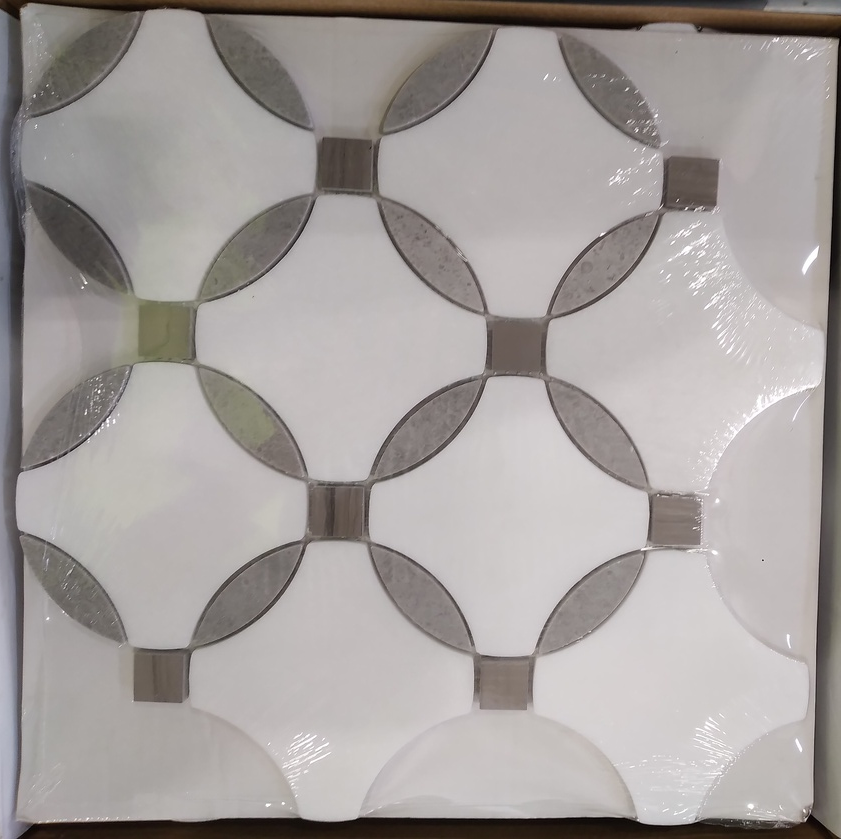
#> input picture photos_for_testing/crop_bavarian_lace.jpg, 841 x 839 px, shrunk from 3078 x 3068 before the run
$ python -i preprocessing.py   (imports and definitions only)
#> lines starting #> are read from the running program, lines starting #| are printed output that depends on the picture
"""
Image preprocessing module for tile matching.

This module handles the preprocessing of images to improve matching accuracy:
- Normalization and enhancement
- Shadow and reflection removal
- Background removal
- Image quality improvement
"""

import cv2
import numpy as np
from skimage import exposure, restoration, color


class ImagePreprocessor:
    """Class for preprocessing images to improve matching accuracy."""

    def __init__(self):
        """Initialize the image preprocessor."""
        self.clahe = cv2.createCLAHE(clipLimit=2.0, tileGridSize=(8, 8))

    def preprocess(self, image):
        """
        Apply all preprocessing steps to an image.

        Args:
            image: Input BGR image (OpenCV format)

        Returns:
            Preprocessed image
        """
        # Convert to proper format if needed
        if isinstance(image, str):
            image = cv2.imread(image)
#> image is the input picture: shape (839, 841, 3); mean B, G, R 156.9, 158.8, 164.3

        if image is None:
            raise ValueError("Invalid image provided")

        # Make a copy to avoid modifying the original
        processed = image.copy()

        # Apply individual preprocessing steps
        processed = self.normalize_lighting(processed)
        processed = self.enhance_contrast(processed)
        processed = self.remove_noise(processed)

        return processed

    def normalize_lighting(self, image):
        """
        Normalize lighting conditions and reduce shadows.

        Args:
            image: Input BGR image

        Returns:
            Image with normalized lighting
        """
        # Convert to LAB color space
        lab = cv2.cvtColor(image, cv2.COLOR_BGR2LAB)
#> lab: shape (839, 841, 3); mean of channels 0, 1, 2 166.6, 129.7, 129.8

        # Split into channels
        l, a, b = cv2.split(lab)
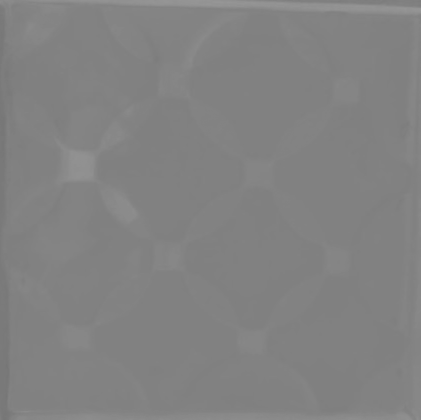
#> b: shape (839, 841) (shown at 1/2 size); min 117, max 150, mean 129.8

        # Apply CLAHE to L channel
        l = self.clahe.apply(l)
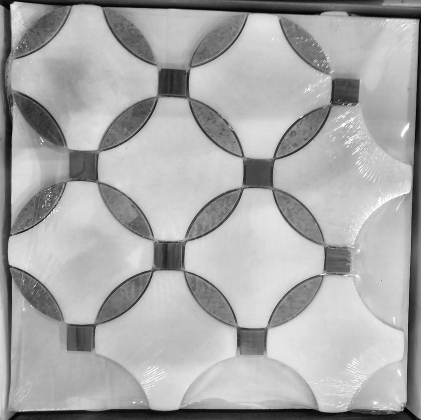
#> l: shape (839, 841) (shown at 1/2 size); min 0, max 255, mean 168.6

        # Merge channels and convert back to BGR
        lab = cv2.merge((l, a, b))
#> lab: shape (839, 841, 3); mean of channels 0, 1, 2 168.6, 129.7, 129.8
        normalized = cv2.cvtColor(lab, cv2.COLOR_LAB2BGR)
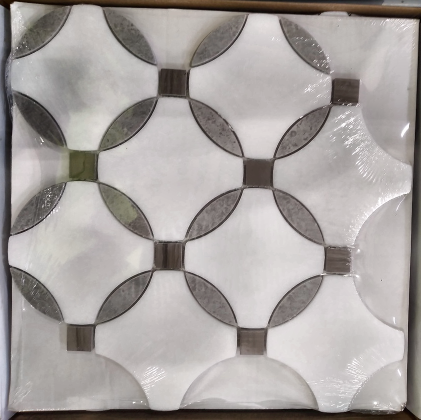
#> normalized: shape (839, 841, 3) (shown at 1/2 size); mean B, G, R 159.5, 161.6, 166.9

        return normalized

    def enhance_contrast(self, image):
        """
        Enhance image contrast to make features more distinguishable.

        Args:
            image: Input BGR image

        Returns:
            Contrast-enhanced image
        """
        # Convert to HSV
        hsv = cv2.cvtColor(image, cv2.COLOR_BGR2HSV)
#> hsv: shape (839, 841, 3); mean H, S, V 36.7, 18, 167.1
        h, s, v = cv2.split(hsv)
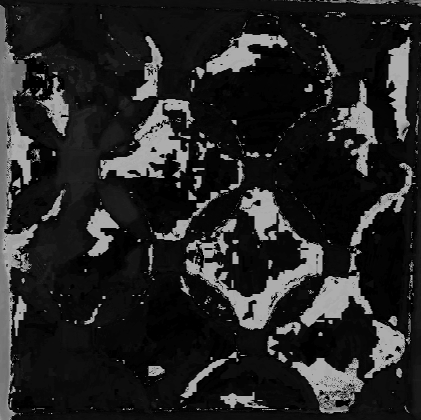
#> h: shape (839, 841) (shown at 1/2 size); min 0, max 179, mean 36.7
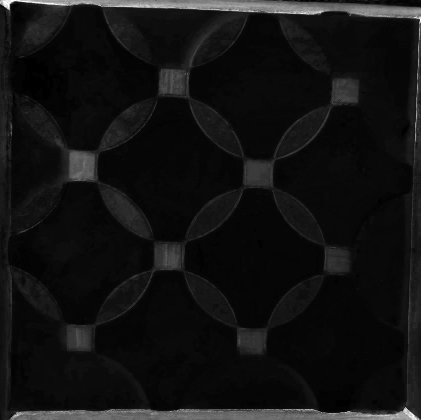
#> s: shape (839, 841) (shown at 1/2 size); min 0, max 255, mean 18

        # Perform contrast stretching on V channel
        v_eq = exposure.equalize_hist(v)
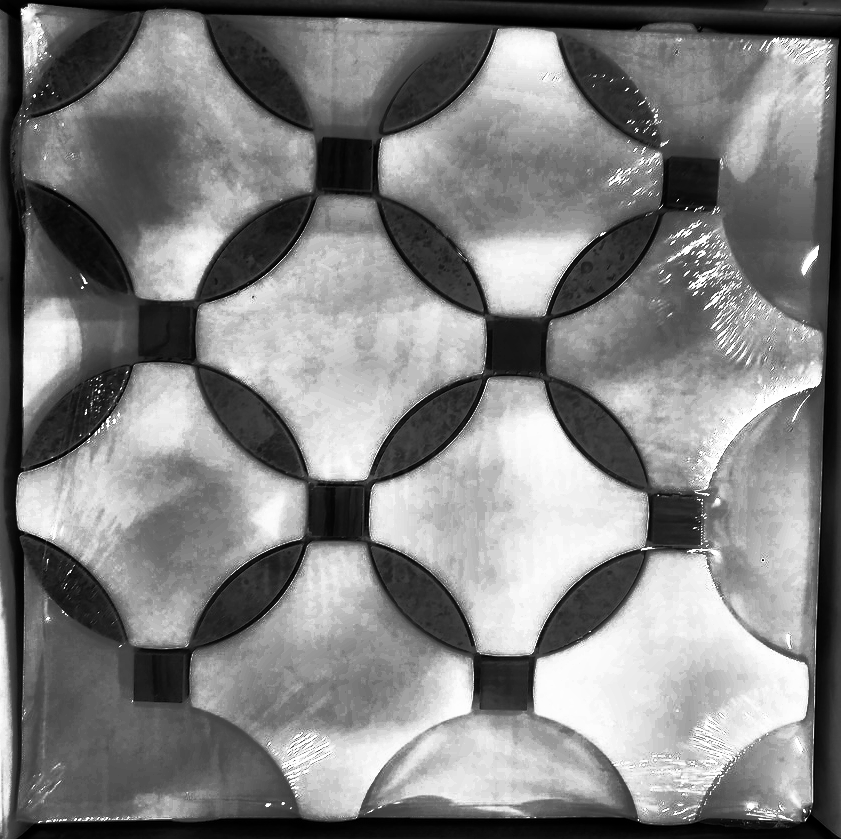
#> v_eq: shape (839, 841) float64; min 1.28e-05, max 1, mean 0.505
        v_eq = (v_eq * 255).astype(np.uint8)

        # Merge channels and convert back to BGR
        hsv_eq = cv2.merge([h, s, v_eq])
#> hsv_eq: shape (839, 841, 3); mean H, S, V 36.7, 18, 128.2
        enhanced = cv2.cvtColor(hsv_eq, cv2.COLOR_HSV2BGR)

        return enhanced

    def remove_noise(self, image):
        """
        Remove noise from the image.

        Args:
            image: Input BGR image

        Returns:
            Denoised image
        """
        # Apply bilateral filter to reduce noise while preserving edges
        denoised = cv2.bilateralFilter(image, 9, 75, 75)

        return denoised

    # [39 lines left out: function extract_tile, not called in this run]

>>> result = ImagePreprocessor().preprocess('../photos_for_testing/crop_bavarian_lace.jpg')

$ run again, on photos_for_testing/crop_smokey_hex.jpg
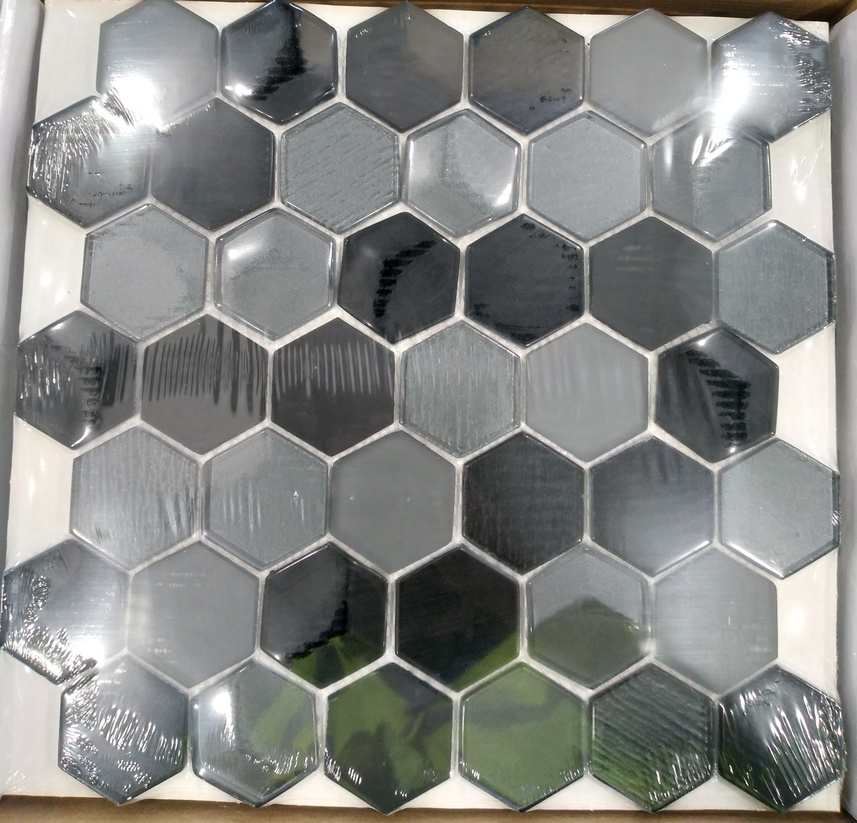
#> input picture photos_for_testing/crop_smokey_hex.jpg, 857 x 823 px, shrunk from 3061 x 2939 before the run
#> in preprocess, image is the input picture: shape (823, 857, 3); mean B, G, R 132.3, 134.9, 133.6
#> hsv: shape (823, 857, 3); mean H, S, V 68.2, 22.2, 131.5
#> in enhance_contrast, `h, s, v = cv2.split(hsv)`:
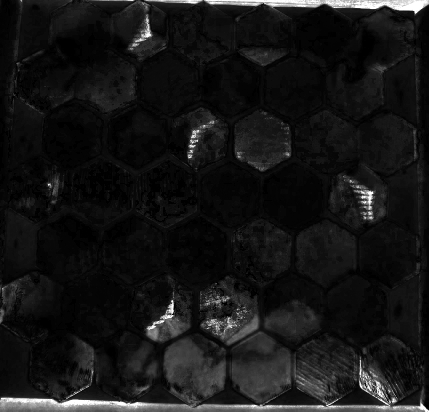
#> s: shape (823, 857) (shown at 1/2 size); min 0, max 255, mean 22.2
#> hsv_eq: shape (823, 857, 3); mean H, S, V 68.2, 22.2, 127.6
#> in enhance_contrast, `enhanced = cv2.cvtColor(hsv_eq, cv2.COLOR_HSV2BGR)`:
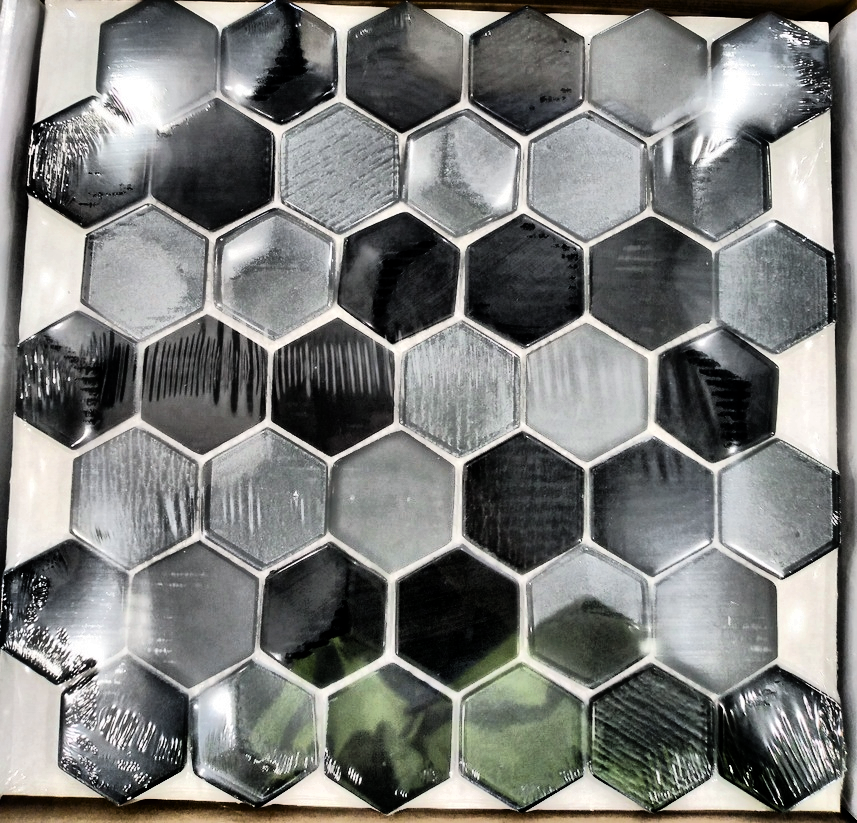
#> enhanced: shape (823, 857, 3); mean B, G, R 122.5, 125, 123.9
